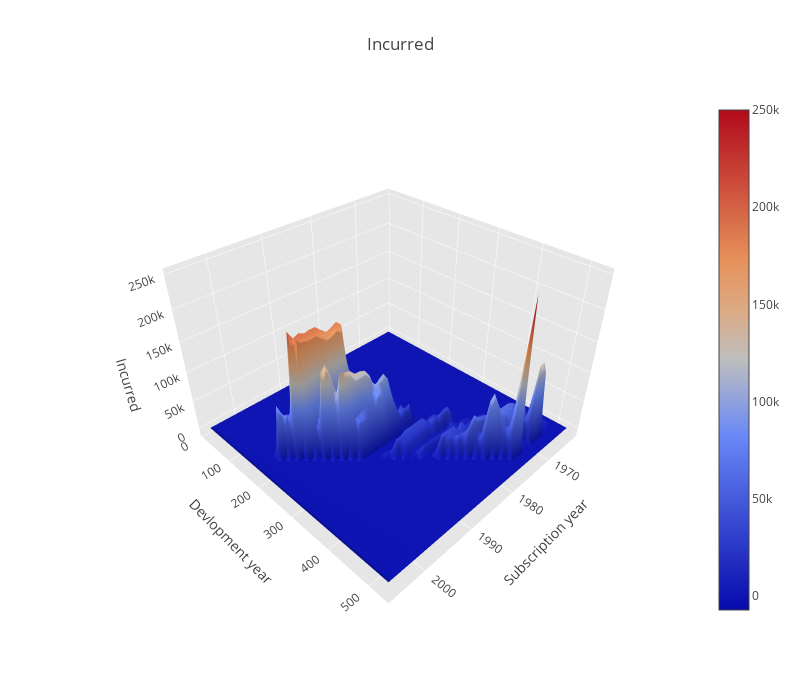

The code cell stored with this chart in its notebook:
### Markdown cell above
### 1.1 3D plot of Incurred

### Code cell
data = [go.Surface(x=Incurred.index, y=Incurred.columns, z=Incurred.values.tolist(), colorscale='pink')]

layout = go.Layout(
    width=800,
    height=700,
    autosize=False,
    title='Incurred',
    scene=dict(
        xaxis=dict(
            title = 'Subscription year',
            gridcolor='rgb(255, 255, 255)',
            zerolinecolor='rgb(255, 255, 255)',
            showbackground=True,
            backgroundcolor='rgb(230, 230,230)'
        ),
        yaxis=dict(
            title = 'Devlopment year',
            gridcolor='rgb(255, 255, 255)',
            zerolinecolor='rgb(255, 255, 255)',
            showbackground=True,
            backgroundcolor='rgb(230, 230,230)'
        ),
        zaxis=dict(
            title = 'Incurred',
            gridcolor='rgb(255, 255, 255)',
            zerolinecolor='rgb(255, 255, 255)',
            showbackground=True,
            backgroundcolor='rgb(230, 230,230)'
        ),
        aspectratio = dict( x=1, y=1, z=0.7 ),
        aspectmode = 'manual'
    )
)

fig = dict(data=data, layout=layout)

# IPython notebook
offline.iplot(fig, filename='pandas-3d-surface', validate=False)

### Figure 1 — Plotly figure (JSON) as saved in the notebook; plotly's stock layout.template omitted (floating-point values rounded to 4 significant figures; data arrays with more than 128 entries replaced by an {"elided": "..."} marker saying what was removed)
{"data": [{"colorscale": "pink", "type": "surface", "x": [1963, 1964, 1965, 1966, 1967, 1968, 1969, 1970, 1971, 1972, 1973, 1974, 1975, 1976, 1977, 1978, 1979, 1980, 1981, 1982, 1983, 1984, 1985, 1986, 1987, 1988, 1989, 1990, 1991, 1992, 1993, 1994, 1995, 1996, 1997, 1998, 1999, 2000, 2001, 2002, 2003, 2004, 2005, 2006], "y": ["12", "24", "36", "48", "60", "72", "84", "96", "108", "120", "132", "144", "156", "168", "180", "192", "204", "216", "228", "240", "252", "264", "276", "288", "300", "312", "324", "336", "348", "360", "372", "384", "396", "408", "420", "432", "444", "456", "468", "480", "492", "504", "516", "528", "540", "552", "564", "576", "588", "600", "612", "624", "636"], "z": {"elided": "44x53 float values"}}], "layout": {"autosize": false, "height": 700, "scene": {"aspectmode": "manual", "aspectratio": {"x": 1, "y": 1, "z": 0.7}, "xaxis": {"backgroundcolor": "rgb(230, 230,230)", "gridcolor": "rgb(255, 255, 255)", "showbackground": true, "title": "Subscription year", "zerolinecolor": "rgb(255, 255, 255)"}, "yaxis": {"backgroundcolor": "rgb(230, 230,230)", "gridcolor": "rgb(255, 255, 255)", "showbackground": true, "title": "Devlopment year", "zerolinecolor": "rgb(255, 255, 255)"}, "zaxis": {"backgroundcolor": "rgb(230, 230,230)", "gridcolor": "rgb(255, 255, 255)", "showbackground": true, "title": "Incurred", "zerolinecolor": "rgb(255, 255, 255)"}}, "title": "Incurred", "width": 800}}
